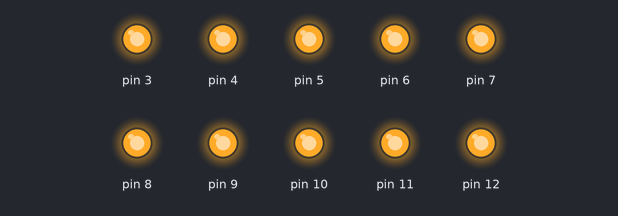
A sketch run on a simulated Arduino Uno, built with avr-gcc and run on an emulated ATmega328P. On the bench: output pins drawn as LEDs (lit = HIGH).

Above: at 0.02 s.
At 2.87 s:
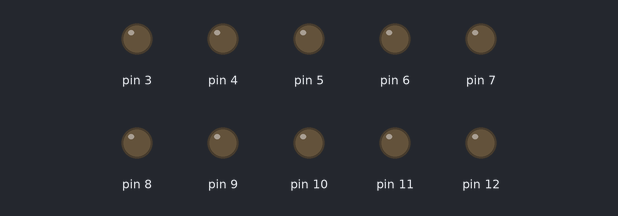
Timing chart, 0 to 3.2 s (numbered marks = the images above):
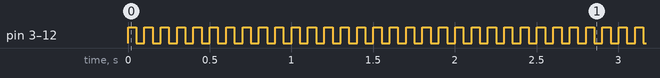

Measured:
- by itself, pin 3–12: alternates HIGH for 0.05 s and LOW for 0.05 s

The sketch:

blinking_LED.ino
```cpp
int del=50; // sets a default delay time
int top = 12;
int bottom = 3;
int state = HIGH;
void setup() {
  // initialize the digital pins as outputs:
  for (int i = bottom; i<=top ; i++) {
    pinMode(i, OUTPUT);
  } // end of for loop
}

void loop() {

  // all of them blink
  for (int i = bottom; i <=top; i++) {
    digitalWrite(i, state);
  }
  delay(del);
  state = !state;
}
```
